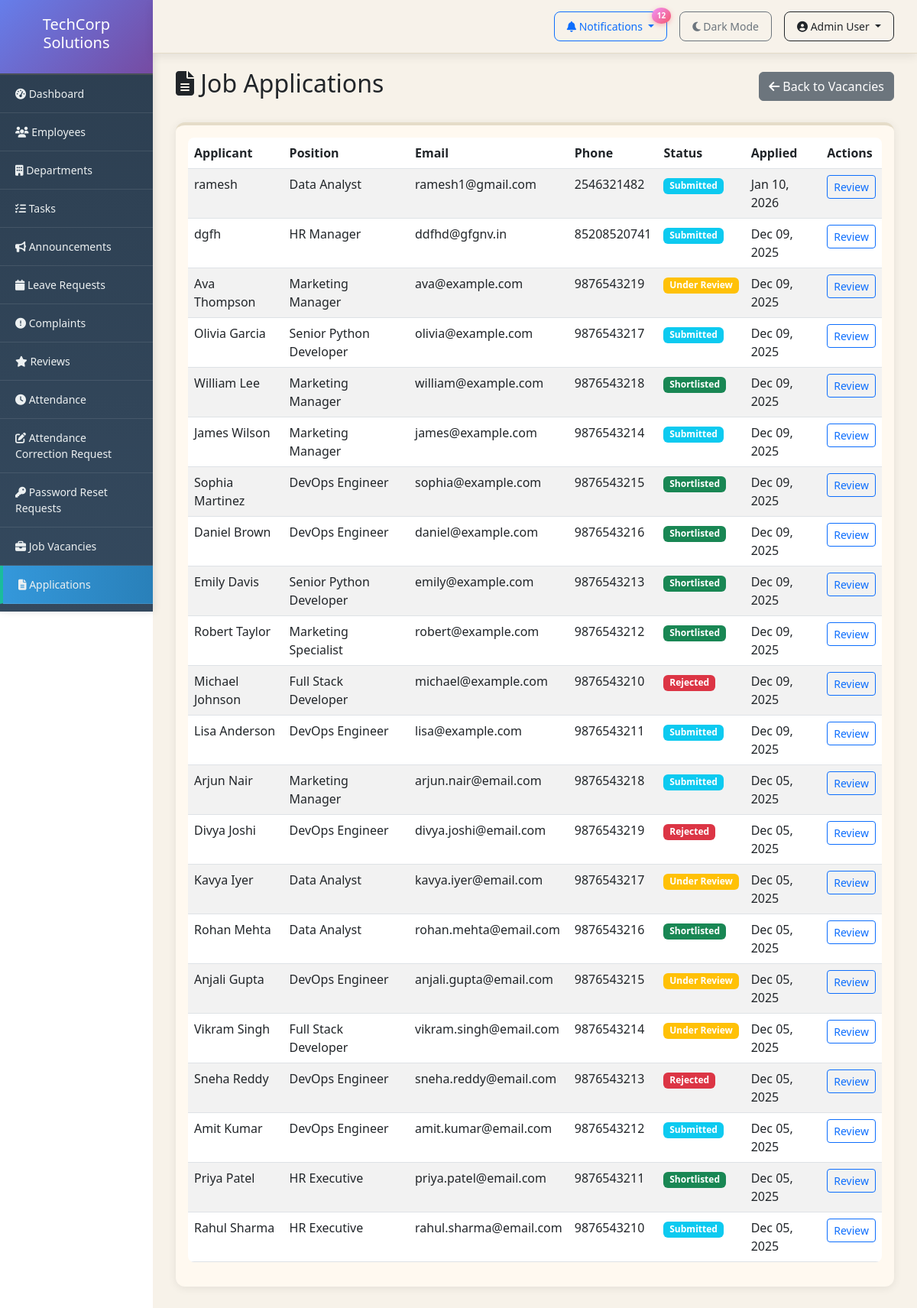
The app's page /admin-panel/applications/ (signed in) with its own data.
### employees/models.py (models this page shows, shortened)
class JobApplication(models.Model):
    STATUS_CHOICES = [
        ('submitted', 'Submitted'),
        ('under_review', 'Under Review'),
        ('shortlisted', 'Shortlisted'),
        ('interviewed', 'Interviewed'),
        ('hired', 'Hired'),
        ('rejected', 'Rejected'),
    ]
    vacancy = models.ForeignKey(JobVacancy, on_delete=models.CASCADE)
    applicant_name = models.CharField(max_length=100)
    email = models.EmailField()
    phone = models.CharField(max_length=15)
    resume = models.FileField(upload_to='resumes/', blank=True)
    cover_letter = models.TextField(blank=True)
    status = models.CharField(max_length=20, choices=STATUS_CHOICES, default='submitted')
    applied_date = models.DateTimeField(auto_now_add=True)
    reviewed_by = models.ForeignKey(User, on_delete=models.SET_NULL, null=True, blank=True)
    notes = models.TextField(blank=True)
    interview_date = models.DateTimeField(null=True, blank=True)
    interview_location = models.CharField(max_length=200, blank=True)

class JobVacancy(models.Model):
    STATUS_CHOICES = [
        ('open', 'Open'),
        ('closed', 'Closed'),
    ]
    title = models.CharField(max_length=200)
    department = models.ForeignKey(Department, on_delete=models.CASCADE)
    description = models.TextField()
    requirements = models.TextField()
    salary_range = models.CharField(max_length=100)
    location = models.CharField(max_length=100)
    employment_type = models.CharField(max_length=50, default='Full-time')
    status = models.CharField(max_length=20, choices=STATUS_CHOICES, default='open')
    posted_date = models.DateTimeField(auto_now_add=True)
    closing_date = models.DateField()
    created_by = models.ForeignKey(User, on_delete=models.CASCADE)

### employees/views.py (the view)
# urls.py: path('admin-panel/applications/', views.application_list, name='application_list'),
@login_required
@user_passes_test(is_admin)
def application_list(request):
    vacancy_id = request.GET.get('vacancy')
    applications = JobApplication.objects.select_related('vacancy').order_by('-applied_date')
    vacancy = None
    if vacancy_id:
        vacancy = get_object_or_404(JobVacancy, pk=vacancy_id)
        applications = applications.filter(vacancy=vacancy)
    return render(request, 'admin/application_list.html', {
        'applications': applications,
        'vacancy': vacancy
    })

### employees/context_processors.py (called while the page is built)
def notifications(request):
    context = {
        'pending_count': 0,
        'leave_count': 0,
        'correction_count': 0,
        'password_reset_count': 0,
    }
    if request.user.is_authenticated and request.user.is_staff:
        leave_count = Leave.objects.filter(status='pending').count()
        correction_count = AttendanceCorrection.objects.filter(status='pending').count()
        password_reset_count = PasswordResetRequest.objects.filter(status='pending').count()
        context.update({
            'leave_count': leave_count,
            'correction_count': correction_count,
            'password_reset_count': password_reset_count,
            'pending_count': leave_count + correction_count + password_reset_count,
        })
    return context

### employees/views.py (called while the page is built)
def is_admin(user):
    return user.is_staff or user.is_superuser

### employees/templates/admin/application_list.html (shortened to what this page needs)
{% extends 'base.html' %}
{% block content %}
<div class="d-flex justify-content-between align-items-center mb-4">
    <h2><i class="fas fa-file-alt"></i> Job Applications{% if vacancy %} - {{ vacancy.title }}{% endif %}</h2>
    <a href="{% url 'vacancy_list' %}" class="btn btn-secondary"><i class="fas fa-arrow-left"></i> Back to Vacancies</a>
</div>
<div class="card">
    <div class="card-body">
        {% if applications %}
            <div class="table-responsive">
                <table class="table table-striped">
                    <thead>
                        <tr>
                            <th>Applicant</th>
                            <th>Position</th>
                            <th>Email</th>
                            <th>Phone</th>
                            <th>Status</th>
                            <th>Applied</th>
                            <th>Actions</th>
                        </tr>
                    </thead>
                    <tbody>
                        {% for application in applications %}
                        <tr>
                            <td>{{ application.applicant_name }}</td>
                            <td>{{ application.vacancy.title }}</td>
                            <td>{{ application.email }}</td>
                            <td>{{ application.phone }}</td>
                            <td>
                                <span class="badge bg-{% if application.status == 'shortlisted' %}success{% elif application.status == 'rejected' %}danger{% elif application.status == 'under_review' %}warning{% else %}info{% endif %}">
                                    {{ application.get_status_display }}
                                </span>
                            </td>
                            <td>{{ application.applied_date|date:"M d, Y" }}</td>
                            <td>
                                <a href="{% url 'application_update' application.pk %}" class="btn btn-sm btn-outline-primary">Review</a>
                            </td>
                        </tr>
                        {% endfor %}
                    </tbody>
                </table>
            </div>
        {% else %}
            <p class="text-muted text-center">No applications received yet.</p>
        {% endif %}
    </div>
</div>
{% endblock %}

### employees/templates/base.html (shortened to what this page needs)
<!DOCTYPE html>
<html lang="en">
<head>
    <link href="https://cdn.jsdelivr.net/npm/bootstrap@5.3.0/dist/css/bootstrap.min.css" rel="stylesheet">
    <link rel="stylesheet" href="https://cdnjs.cloudflare.com/ajax/libs/font-awesome/6.4.0/css/all.min.css">
</head>
<body>
    <nav class="top-navbar d-flex justify-content-end align-items-center">
        {% if user.is_staff %}
        <div class="dropdown me-3">
            <button class="btn btn-sm btn-outline-primary dropdown-toggle" type="button" data-bs-toggle="dropdown">
                <i class="fas fa-bell"></i> Notifications
                {% if pending_count > 0 %}
                <span class="notification-badge">{{ pending_count }}</span>
                {% endif %}
            </button>
        </div>
        {% endif %}
        <a href="{% url 'toggle_theme' %}" class="btn btn-sm btn-outline-secondary me-3">
            {% if user.is_authenticated and user.employee.theme_preference == 'dark' %}
                <i class="fas fa-sun"></i> Light Mode
            {% else %}
                <i class="fas fa-moon"></i> Dark Mode
            {% endif %}
        </a>
        <div class="dropdown">
            <button class="btn btn-sm btn-outline-dark dropdown-toggle" type="button" data-bs-toggle="dropdown">
                <i class="fas fa-user-circle"></i> {{ user.get_full_name|default:user.username }}
            </button>
        </div>
    </nav>
    <div class="container-fluid">
        <div class="row">
            <div class="col-md-2 sidebar">
                <div class="logo-header">
                    <h5>TechCorp Solutions</h5>
                </div>
                {% if user.is_staff %}
                <a href="{% url 'admin_dashboard' %}"><i class="fas fa-tachometer-alt"></i> Dashboard</a>
                <a href="{% url 'employee_list' %}"><i class="fas fa-users"></i> Employees</a>
                <a href="{% url 'department_list' %}"><i class="fas fa-building"></i> Departments</a>
                <a href="{% url 'task_list' %}"><i class="fas fa-tasks"></i> Tasks</a>
                <a href="{% url 'announcement_list' %}"><i class="fas fa-bullhorn"></i> Announcements</a>
                <a href="{% url 'leave_requests' %}"><i class="fas fa-calendar"></i> Leave Requests</a>
                <a href="{% url 'complaint_list' %}"><i class="fas fa-exclamation-circle"></i> Complaints</a>
                <a href="{% url 'review_list' %}"><i class="fas fa-star"></i> Reviews</a>
                <a href="{% url 'admin_attendance_list' %}"><i class="fas fa-clock"></i> Attendance</a>
                <a href="{% url 'admin_correction_list' %}"><i class="fas fa-edit"></i> Attendance Correction Request</a>
                <a href="{% url 'admin_password_reset_list' %}"><i class="fas fa-key"></i> Password Reset Requests</a>
                <a href="{% url 'vacancy_list' %}"><i class="fas fa-briefcase"></i> Job Vacancies</a>
                <a href="{% url 'application_list' %}"><i class="fas fa-file-alt"></i> Applications</a>
                <a href="{% url 'admin_salary_management' %}"> Salary Management</a>
                {% endif %}
            </div>
            <div class="col-md-10 content">
                {% block content %}{% endblock %}
            </div>
        </div>
    </div>
</body>
</html>

### employees/templates/base.html (style rules this page uses)
* { transition: background-color 0.3s ease, color 0.3s ease; }
body { font-family: 'Segoe UI', Tahoma, Geneva, Verdana, sans-serif; }
.sidebar { position: fixed; top: 0; left: 0; height: 100vh; overflow-y: auto; background: linear-gradient(180deg, #2c3e50 0%, #34495e 100%) !important; padding: 0; width: 16.666667%; box-shadow: 2px 0 10px rgba(0,0,0,0.1); }
.sidebar a { color: #ecf0f1 !important; text-decoration: none; padding: 14px 20px; display: block; border-bottom: 1px solid rgba(255,255,255,0.1); transition: all 0.3s ease; font-size: 14px; }
.sidebar a.active { background: linear-gradient(90deg, #3498db 0%, #2980b9 100%) !important; border-left: 4px solid #1abc9c; padding-left: 20px; }
.sidebar .logo-header { background: linear-gradient(135deg, #667eea 0%, #764ba2 100%) !important; color: white !important; }
.content { padding: 30px; margin-top: 60px; margin-left: 16.666667%; background: #F7F2E9; min-height: calc(100vh - 60px); }
.card { background: #FFF9F0; backdrop-filter: blur(10px); border: none; border-top: 4px solid #E5DCC8; border-radius: 12px; box-shadow: 0 2px 12px rgba(0, 0, 0, 0.08); transition: transform 0.3s ease, box-shadow 0.3s ease; }
.logo-header { background: #2c3e50; color: white; padding: 20px; text-align: center; border-bottom: 2px solid #495057; }
.top-navbar { position: fixed; top: 0; right: 0; left: 16.666667%; z-index: 1000; background: rgba(247, 242, 233, 0.95); border-bottom: 1px solid #E5DCC8; padding: 15px 30px; box-shadow: 0 4px 12px rgba(0,0,0,0.08); backdrop-filter: blur(20px); }
.top-navbar .btn { border-radius: 8px; padding: 8px 16px; font-weight: 500; transition: all 0.3s ease; }
.notification-badge { position: absolute; top: -5px; right: -5px; background: linear-gradient(135deg, #f093fb 0%, #f5576c 100%); color: white; border-radius: 50%; padding: 3px 7px; font-size: 10px; font-weight: bold; box-shadow: 0 2px 6px rgba(245, 87, 108, 0.4); animation: pulse 2s infinite; }
.table { border-radius: 8px; overflow: hidden; }

### records on screen
JobApplication: applicant_name "ramesh", vacancy "Data Analyst", email "ramesh1@gmail.com", phone "2546321482", status "Submitted", applied_date "Jan 10, 2026"
JobApplication: applicant_name "dgfh", vacancy "HR Manager", email "ddfhd@gfgnv.in", phone "85208520741", status "Submitted", applied_date "Dec 09, 2025"
JobApplication: applicant_name "Ava Thompson", vacancy "Marketing Manager", email "ava@example.com", phone "9876543219", status "Under Review", applied_date "Dec 09, 2025"
JobApplication: applicant_name "Olivia Garcia", vacancy "Senior Python Developer", email "olivia@example.com", phone "9876543217", status "Submitted", applied_date "Dec 09, 2025"
JobApplication: applicant_name "William Lee", vacancy "Marketing Manager", email "william@example.com", phone "9876543218", status "Shortlisted", applied_date "Dec 09, 2025"
JobApplication: applicant_name "James Wilson", vacancy "Marketing Manager", email "james@example.com", phone "9876543214", status "Submitted", applied_date "Dec 09, 2025"
JobApplication: applicant_name "Sophia Martinez", vacancy "DevOps Engineer", email "sophia@example.com", phone "9876543215", status "Shortlisted", applied_date "Dec 09, 2025"
JobApplication: applicant_name "Daniel Brown", vacancy "DevOps Engineer", email "daniel@example.com", phone "9876543216", status "Shortlisted", applied_date "Dec 09, 2025"
JobApplication: applicant_name "Emily Davis", vacancy "Senior Python Developer", email "emily@example.com", phone "9876543213", status "Shortlisted", applied_date "Dec 09, 2025"
JobApplication: applicant_name "Robert Taylor", vacancy "Marketing Specialist", email "robert@example.com", phone "9876543212", status "Shortlisted", applied_date "Dec 09, 2025"
JobApplication: applicant_name "Michael Johnson", vacancy "Full Stack Developer", email "michael@example.com", phone "9876543210", status "Rejected", applied_date "Dec 09, 2025"
JobApplication: applicant_name "Lisa Anderson", vacancy "DevOps Engineer", email "lisa@example.com", phone "9876543211", status "Submitted", applied_date "Dec 09, 2025"
JobApplication: applicant_name "Arjun Nair", vacancy "Marketing Manager", email "arjun.nair@email.com", phone "9876543218", status "Submitted", applied_date "Dec 05, 2025"
JobApplication: applicant_name "Divya Joshi", vacancy "DevOps Engineer", email "divya.joshi@email.com", phone "9876543219", status "Rejected", applied_date "Dec 05, 2025"
JobApplication: applicant_name "Kavya Iyer", vacancy "Data Analyst", email "kavya.iyer@email.com", phone "9876543217", status "Under Review", applied_date "Dec 05, 2025"
JobApplication: applicant_name "Rohan Mehta", vacancy "Data Analyst", email "rohan.mehta@email.com", phone "9876543216", status "Shortlisted", applied_date "Dec 05, 2025"
JobApplication: applicant_name "Anjali Gupta", vacancy "DevOps Engineer", email "anjali.gupta@email.com", phone "9876543215", status "Under Review", applied_date "Dec 05, 2025"
JobApplication: applicant_name "Vikram Singh", vacancy "Full Stack Developer", email "vikram.singh@email.com", phone "9876543214", status "Under Review", applied_date "Dec 05, 2025"
JobApplication: applicant_name "Sneha Reddy", vacancy "DevOps Engineer", email "sneha.reddy@email.com", phone "9876543213", status "Rejected", applied_date "Dec 05, 2025"
JobApplication: applicant_name "Amit Kumar", vacancy "DevOps Engineer", email "amit.kumar@email.com", phone "9876543212", status "Submitted", applied_date "Dec 05, 2025"
JobApplication: applicant_name "Priya Patel", vacancy "HR Executive", email "priya.patel@email.com", phone "9876543211", status "Shortlisted", applied_date "Dec 05, 2025"
JobApplication: applicant_name "Rahul Sharma", vacancy "HR Executive", email "rahul.sharma@email.com", phone "9876543210", status "Submitted", applied_date "Dec 05, 2025"

### other values on screen
{{ pending_count }} "12"
{{ user.get_full_name|default:user.username }} "Admin User"
